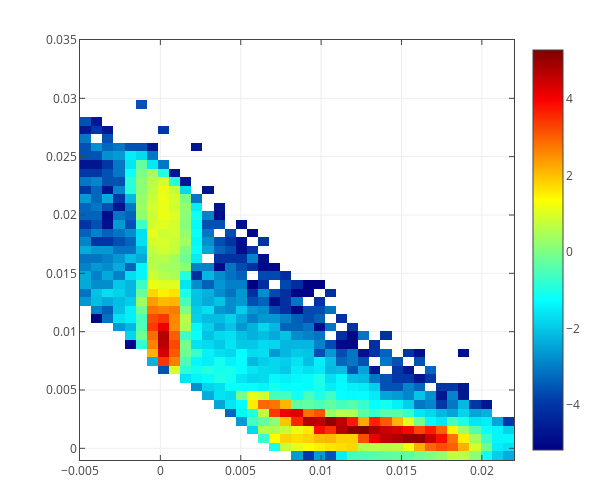

Notebook cell for this chart:
### Code cell
plot_heatmap(qx_bins, qz_bins, np.log(refl_2d).T)

### Figure 1 — Plotly figure (JSON) as saved in the notebook; plotly's stock layout.template omitted (floating-point values rounded to 4 significant figures; data arrays with more than 128 entries replaced by an {"elided": "..."} marker saying what was removed)
{"data": [{"autocolorscale": false, "colorscale": [[0, "rgb(0,0,131)"], [0.125, "rgb(0,60,170)"], [0.375, "rgb(5,255,255)"], [0.625, "rgb(255,255,0)"], [0.875, "rgb(250,0,0)"], [1, "rgb(128,0,0)"]], "hoverinfo": "x+y+z", "type": "heatmap", "uid": "6abac66b-bf0b-466b-ae22-3740110164ce", "x": [-0.005, -0.004308, -0.003615, -0.002923, -0.002231, -0.001538, -0.0008462, -0.0001538, 0.0005385, 0.001231, 0.001923, 0.002615, 0.003308, 0.004, 0.004692, 0.005385, 0.006077, 0.006769, 0.007462, 0.008154, 0.008846, 0.009538, 0.01023, 0.01092, 0.01162, 0.01231, 0.013, 0.01369, 0.01438, 0.01508, 0.01577, 0.01646, 0.01715, 0.01785, 0.01854, 0.01923, 0.01992, 0.02062, 0.02131, 0.022], "y": [-0.001, -0.0002653, 0.0004694, 0.001204, 0.001939, 0.002673, 0.003408, 0.004143, 0.004878, 0.005612, 0.006347, 0.007082, 0.007816, 0.008551, 0.009286, 0.01002, 0.01076, 0.01149, 0.01222, 0.01296, 0.01369, 0.01443, 0.01516, 0.0159, 0.01663, 0.01737, 0.0181, 0.01884, 0.01957, 0.02031, 0.02104, 0.02178, 0.02251, 0.02324, 0.02398, 0.02471, 0.02545, 0.02618, 0.02692, 0.02765, 0.02839, 0.02912, 0.02986, 0.03059, 0.03133, 0.03206, 0.0328, 0.03353, 0.03427, 0.035], "z": {"elided": "49x39 float values"}}], "layout": {"autosize": true, "bargap": 0, "height": 500, "hovermode": "closest", "margin": {"b": 40, "l": 80, "r": 40, "t": 40}, "showlegend": false, "width": 600, "xaxis": {"exponentformat": "power", "mirror": "all", "showexponent": "all", "showgrid": true, "showline": true, "ticks": "inside", "title": "", "zeroline": false}, "yaxis": {"exponentformat": "power", "mirror": "all", "showexponent": "all", "showgrid": true, "showline": true, "ticks": "inside", "title": "", "zeroline": false}}}
